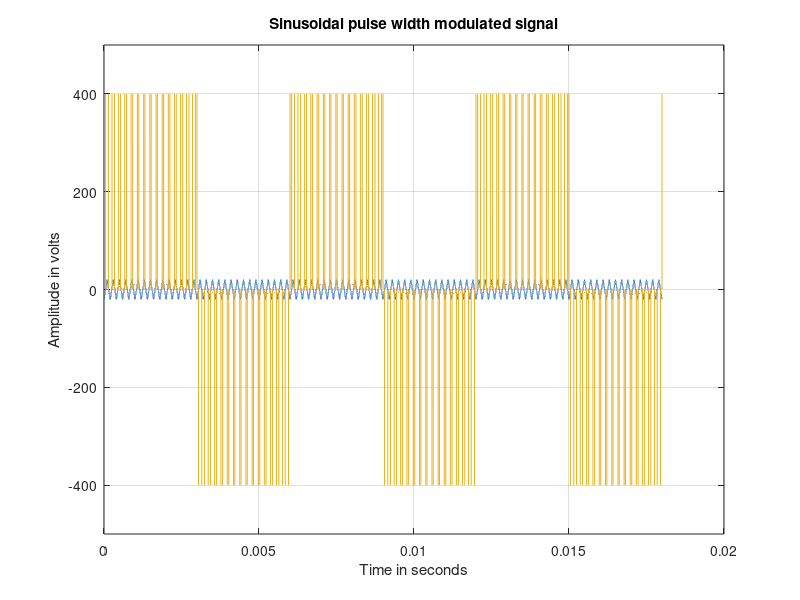

Reproduce this figure in MATLAB.
% Voltage source converter using sinusoidal pulse width modulation

ma 		= 0.6;      %modulation factor
Vdc 	= 400;      %Dc voltage
tri_t 	= 0.2e-3;   %time period of triangular wave
tri_peak= 20;       %peak value of triangular wave
sine_peak= tri_peak*ma;
f 		=  1/tri_t; %frequency of tri wave
fs 		=  5000;   	%switching frequency

t 		= 0:tri_t/3000:tri_t*90;                 %initialising time array for computing waveform
Vtri 	= tri_peak*sawtooth(2*pi*fs*t,0.5);	
plot(t,Vtri);
hold on;
Vf 		= sine_peak *sin(2*pi*f/30*t);
 plot(t,Vf);

for i = 1:length(t);
	if Vf(i)>= 0 & Vf(i) > Vtri(i)
		Vab(i) = Vdc;                           %provide gate pulse for one cross pair
    
	elseif Vf(i)<0 & -(Vf(i)) > -Vtri(i);
    	Vab(i) = -Vdc;                          %provide gate pulse for other cross pair

	else
		Vab(i) = 0;
	end
end

plot (t, Vab); ylim([-500 500]),grid;
xlabel('Time in seconds');
ylabel('Amplitude in volts');
title('Sinusoidal pulse width modulated signal');
